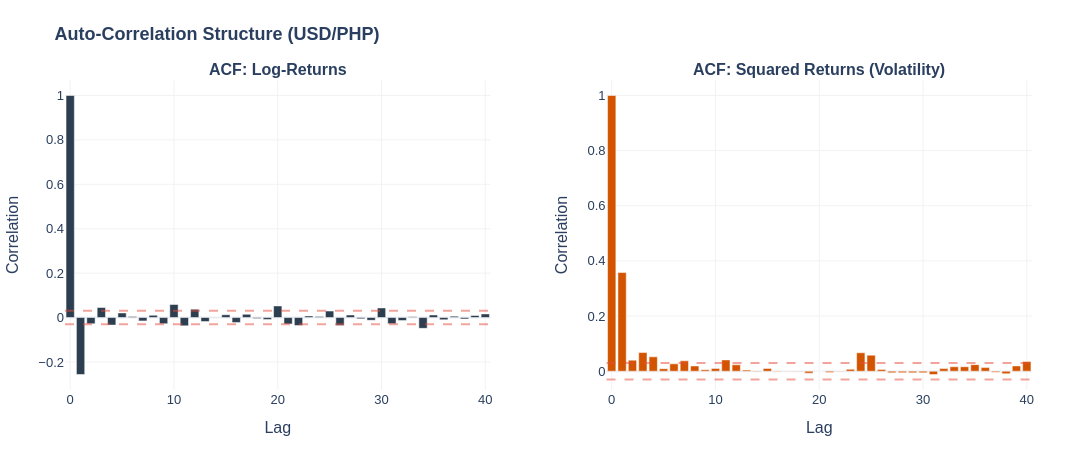

The notebook cell this image was saved under:
### Code cell
# Setup Subplots
fig = make_subplots(
    rows=1,
    cols=2,
    subplot_titles=(
        "<b>ACF: Log-Returns</b>",
        "<b>ACF: Squared Returns (Volatility)</b>",
    ),
    horizontal_spacing=0.12,
)

# Plot ACF
fig.add_trace(
    go.Bar(x=lags, y=acf_vals, marker_color="#2c3e50", name="ACF"), row=1, col=1
)
# Plot Squared ACF
fig.add_trace(
    go.Bar(x=lags, y=acf_sq_vals, marker_color="#d35400", name="Sq ACF"), row=1, col=2
)

# Significance Threshold (approx 95% CI)
ci = 1.96 / np.sqrt(len(series))
for col in [1, 2]:
    fig.add_hline(
        y=ci, line_dash="dash", line_color="#e74c3c", opacity=0.5, row=1, col=col
    )
    fig.add_hline(
        y=-ci, line_dash="dash", line_color="#e74c3c", opacity=0.5, row=1, col=col
    )

# Styling
fig.update_layout(
    template="plotly_white",
    height=450,
    width=1100,
    showlegend=False,
    title_text=f"<b>Auto-Correlation Structure (USD/{active_target})</b>",
    font=dict(family="Arial, sans-serif", size=13),
    margin=dict(t=80, b=60, l=60, r=60),
)

fig.update_xaxes(title_text="Lag", gridcolor="#f2f2f2")
fig.update_yaxes(title_text="Correlation", gridcolor="#f2f2f2")

fig.show()

### Figure 1 — Plotly figure (JSON) as saved in the notebook; plotly's stock layout.template omitted (floating-point values rounded to 4 significant figures)
{"data": [{"marker": {"color": "#2c3e50"}, "name": "ACF", "type": "bar", "x": [0, 1, 2, 3, 4, 5, 6, 7, 8, 9, 10, 11, 12, 13, 14, 15, 16, 17, 18, 19, 20, 21, 22, 23, 24, 25, 26, 27, 28, 29, 30, 31, 32, 33, 34, 35, 36, 37, 38, 39, 40], "xaxis": "x", "y": [1.0, -0.2566, -0.02817, 0.04506, -0.03417, 0.02057, 0.00473, -0.01508, 0.01006, -0.02768, 0.05875, -0.03753, 0.03741, -0.01821, 0.001814, 0.01251, -0.0228, 0.01432, -0.00411, -0.008481, 0.05224, -0.02903, -0.03592, 0.007132, 0.005077, 0.0292, -0.03537, 0.01128, -0.00592, -0.01268, 0.04317, -0.02788, -0.01373, 0.003167, -0.04873, 0.01149, -0.01014, 0.006116, -0.006138, 0.009131, 0.01626], "yaxis": "y"}, {"marker": {"color": "#d35400"}, "name": "Sq ACF", "type": "bar", "x": [0, 1, 2, 3, 4, 5, 6, 7, 8, 9, 10, 11, 12, 13, 14, 15, 16, 17, 18, 19, 20, 21, 22, 23, 24, 25, 26, 27, 28, 29, 30, 31, 32, 33, 34, 35, 36, 37, 38, 39, 40], "xaxis": "x2", "y": [1.0, 0.3579, 0.04015, 0.06766, 0.05214, 0.009051, 0.02668, 0.03768, 0.0191, 0.005196, 0.01021, 0.04099, 0.02345, 0.004156, -0.002176, 0.0101, -0.001912, 0.0004104, 0.001012, -0.006984, -0.0002687, -0.004745, 0.001023, 0.007123, 0.06697, 0.05826, 0.006603, -0.005842, -0.005306, -0.005984, -0.005677, -0.01192, 0.009482, 0.0162, 0.01625, 0.02389, 0.01312, -0.003708, -0.009233, 0.01913, 0.03497], "yaxis": "y2"}], "layout": {"annotations": [{"font": {"size": 16}, "showarrow": false, "text": "<b>ACF: Log-Returns</b>", "x": 0.22, "xanchor": "center", "xref": "paper", "y": 1, "yanchor": "bottom", "yref": "paper"}, {"font": {"size": 16}, "showarrow": false, "text": "<b>ACF: Squared Returns (Volatility)</b>", "x": 0.78, "xanchor": "center", "xref": "paper", "y": 1, "yanchor": "bottom", "yref": "paper"}], "font": {"family": "Arial, sans-serif", "size": 13}, "height": 450, "margin": {"b": 60, "l": 60, "r": 60, "t": 80}, "shapes": [{"line": {"color": "#e74c3c", "dash": "dash"}, "opacity": 0.5, "type": "line", "x0": 0, "x1": 1, "xref": "x domain", "y0": 0.0301, "y1": 0.0301, "yref": "y"}, {"line": {"color": "#e74c3c", "dash": "dash"}, "opacity": 0.5, "type": "line", "x0": 0, "x1": 1, "xref": "x domain", "y0": -0.0301, "y1": -0.0301, "yref": "y"}, {"line": {"color": "#e74c3c", "dash": "dash"}, "opacity": 0.5, "type": "line", "x0": 0, "x1": 1, "xref": "x2 domain", "y0": 0.0301, "y1": 0.0301, "yref": "y2"}, {"line": {"color": "#e74c3c", "dash": "dash"}, "opacity": 0.5, "type": "line", "x0": 0, "x1": 1, "xref": "x2 domain", "y0": -0.0301, "y1": -0.0301, "yref": "y2"}], "showlegend": false, "title": {"text": "<b>Auto-Correlation Structure (USD/PHP)</b>"}, "width": 1100, "xaxis": {"anchor": "y", "domain": [0, 0.44], "gridcolor": "#f2f2f2", "title": {"text": "Lag"}}, "xaxis2": {"anchor": "y2", "domain": [0.56, 1], "gridcolor": "#f2f2f2", "title": {"text": "Lag"}}, "yaxis": {"anchor": "x", "domain": [0, 1], "gridcolor": "#f2f2f2", "title": {"text": "Correlation"}}, "yaxis2": {"anchor": "x2", "domain": [0, 1], "gridcolor": "#f2f2f2", "title": {"text": "Correlation"}}}}
